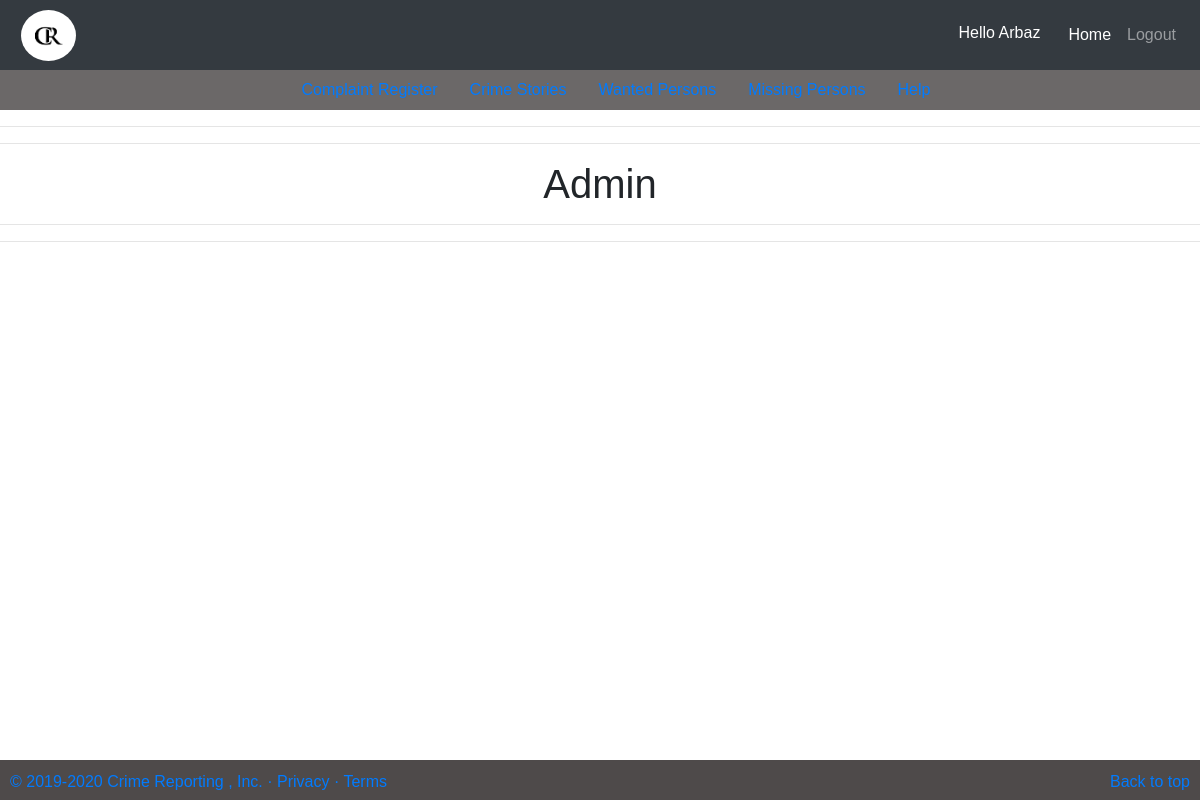
The app's page /app/Admin/ (signed in), older data.
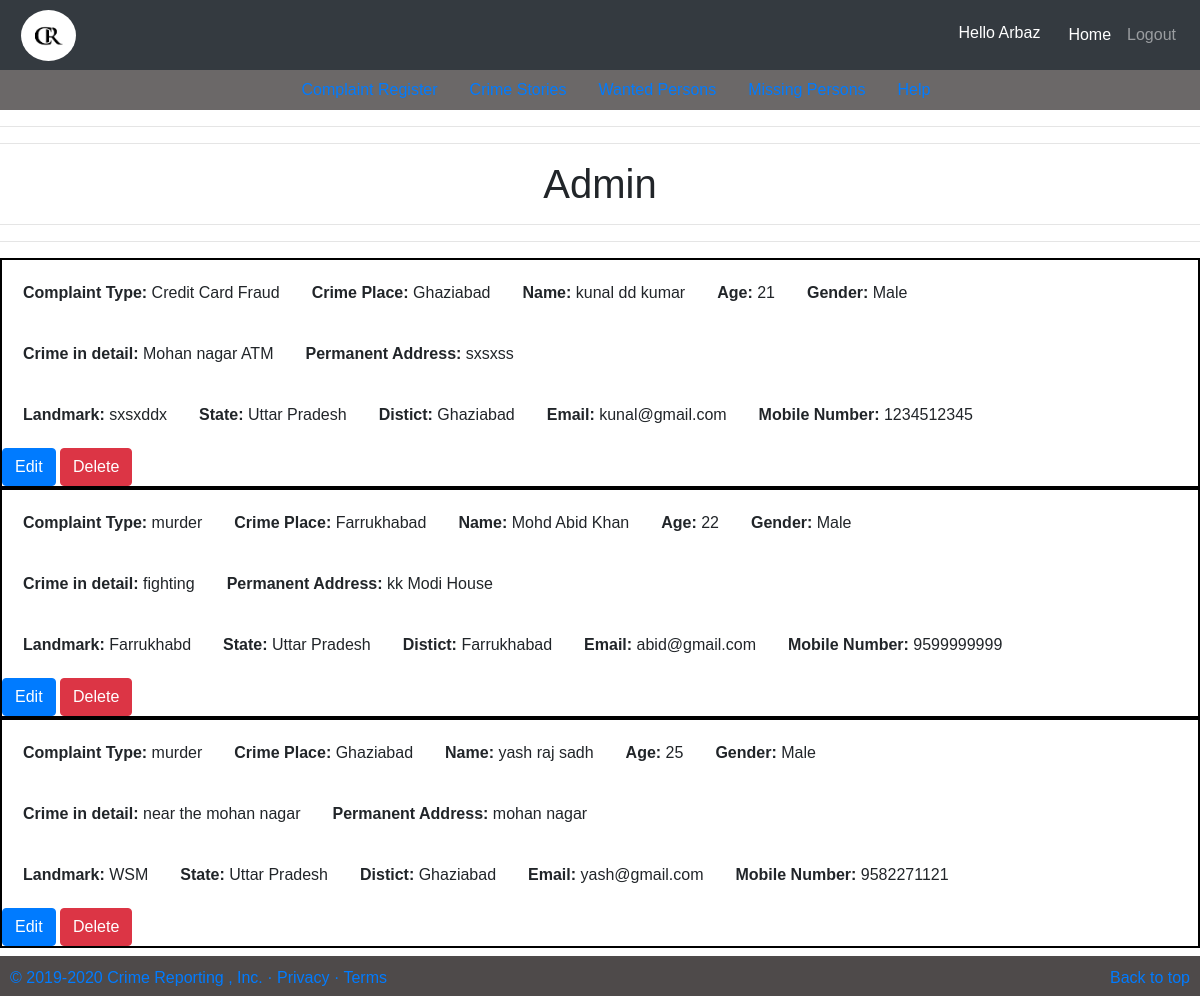
The same page, newer data.
### App/models.py (models this page shows, shortened)
class ComplaintRegister(models.Model):
    CATEGORY=(('Credit Card Fraud','Credit Card Fraud'),
            ('Fraud','Fraud'),
            ('Harassment','Harassment'),
            ('Kidnapping','Kidnapping'),
            ('Money Laundering','Money Laundering'),
            ('Murder','Murder'),
            ('Public Intoxication','Public Intoxication'),
            ('Rape','Rape'),
            ('Robbery','Robbery'),
            ('Sexual Assault','Sexual Assault'),
            ('Shoplifting','Shoplifting'),
            ('Statutory Rape','Statutory Rape'),
            ('Theft','Theft'),
            ('Wire Fraud','Wire Fraud'),
            ('Insurance Fraud','Insurance Fraud'),
            ('Identity Theft','Identity Theft'),
            ('Perjury','Perjury')
              )
    gender_category=(('Male','Male'),
                 ('Female','Female'),
                 ('Others','Others')
    )
    states_category=(('Andhra Pradesh','Andhra Pradesh'),
    ('Arunachal Pradesh','Arunachal Pradesh'),
    ('	Bihar','	Bihar'),
    ('Gujarat','Gujarat'),
    ('Haryana','Haryana'),
    ('Madhya Pradesh','Madhya Pradesh'),
    ('Punjab','Punjab'),
    ('Rajasthan','Rajasthan'),
    ('Telangana','Telangana'),
    ('Tamil Nadu','Tamil Nadu'),
    ('Rajasthan','Rajasthan'),
    ('Odisha','Odisha'),
    ('Uttar Pradesh','Uttar Pradesh'),
    ('	Uttarakhand','	Uttarakhand'))
    distict_place=(('Agra','Agra'),
    ('Aligarh','Aligarh'),
    ('	Allahabad','Allahabad'),
    ('Azamgarh','Azamgarh'),
    ('Chitrakoot','Chitrakoot'),
    ('Faizabad','Faizabad'),
    ('Gorakhpur','Gorakhpur'),
    ('Jhansi','Jhansi'),
    ('Kanpur ','Kanpur '),
    ('Lucknow','Lucknow'),
    ('Meerut','Meerut'),
    ('Mirzapur','Mirzapur'),
    ('Moradabad','Moradabad'),
    ('Varanasi','Varanasi'),
    ('Etawah','Etawah'),
    ('Ghaziabad	','Ghaziabad	'),
    ('Jaunpur','Jaunpur'),
    ('Kasganj','Kasganj'),
    ('Farrukhabad','Farrukhabad'),
    ('Shahdara','Shahdara'),
    ('	Central Delhi','Central Delhi'),
    ('New Delhi ','New Delhi '),
    ('South Delhi','South Delhi'),
    ('South West Delhi','South West Delhi'),
    ('Bareilly','Bareilly'),
    )
    complaint_type=models.CharField(max_length=100,choices=CATEGORY)
    crime_place=models.TextField()
    crime_in_detail=models.TextField(null=True)
    first_name=models.CharField(max_length=100)
    middle_name=models.CharField(max_length=100)
    last_name=models.CharField(max_length=100)
    age=models.CharField(max_length=3)
    gender=models.CharField(max_length=100,choices=gender_category)
    date_of_birth=models.CharField(max_length=200)
    email_id=models.EmailField()
    mobile_no=models.CharField(max_length=10)
    house_no=models.CharField(max_length=10)
    permanent_address=models.TextField()
    landmark=models.TextField()
    state=models.CharField(max_length=100,choices=states_category)
    distict_place=models.CharField(max_length=100,choices=distict_place)

### App/views.py (the view)
# urls.py: path("Admin/",views.Admin,name="Admin")
@login_required(login_url='/login')
def Admin(request):
    crimes=ComplaintRegister.objects.all()
    return render(request,"App/Admin.html",{"crimes":crimes})

### App/templates/App/Admin.html (shortened to what this page needs)
<!doctype html>
<html lang="en">
{% load static %}
<head>
    <link rel="stylesheet" href="https://stackpath.bootstrapcdn.com/bootstrap/4.5.2/css/bootstrap.min.css"
>
    <link rel="stylesheet" href="{% static 'App/css/logo.css'%}">
    <link rel="stylesheet" href="{% static 'App/css/home.css'%}">
    <link rel="stylesheet" href="{% static 'App/css/FirForm.css'%}">
    <link rel="stylesheet" href="{% static 'App/css/main.css'%}">
    <link rel="stylesheet" href="{% static 'App/css/LoginForm.css'%}">
</head>
<body>
    <nav class="navbar navbar-expand-lg navbar-dark bg-dark">
        <a class="navbar-brand" href="/"><img class="logo" src="{% static 'App/images/crr.jpg'%}"></a>
        <div class="collapse navbar-collapse" id="navbarNav">
            <ul class="nav navbar-nav ml-auto">
                <li class='username' class="nav-link" style="color:white; margin-top:6px; margin-right: 20px;">Hello
                    {{user.username}}</li>
                <li class="nav-item active">
                    <a class="nav-link" href="/Admin">Home <span class="sr-only">(current)</span></a>
                </li>
                <li class="nav-item">
                    <a class="nav-link" href="/logout/">Logout</a>
                </li>
            </ul>
        </div>
    </nav>
    <div class="navs_2">
        <ul class="nav justify-content-center">
            <li class="nav-item">
                <a class="nav-link active" href="#"></a>
            </li>
            <li class="nav-item">
                <a class="nav-link" href="/complaint_form/">Complaint Register</a>
            </li>
            <li class="nav-item">
                <a class="nav-link" href="/crime_stories/">Crime Stories</a>
            </li>
            <li class="nav-item">
                <a class="nav-link" href="/wanted/">Wanted Persons</a>
            </li>
            <li class="nav-item">
                <a class="nav-link" href="/missing/">Missing Persons</a>
            </li>
            <li class="nav-item">
                <a class="nav-link" href="/help/">Help</a>
            </li>
        </ul>
    </div>
    <hr>
    <hr>
    <h1 style="text-align: center;">Admin</h1>
    <hr>
    <hr>
    {% for i in crimes %}
    <div style="border: 2px solid black;" class="main_div">
        <div class="register_info">
            <div>
                <p><b>Complaint Type: </b>{{i.complaint_type}}</p>
                <p><b>Crime Place: </b>{{i.crime_place}}</p>
                <p><b>Name: </b>{{i.first_name}} {{i.middle_name}} {{i.last_name}}</p>
                <p><b>Age: </b>{{i.age}}</p>
                <p><b>Gender: </b>{{i.gender}}</p>
            </div>
            <div>
                <p><b>Crime in detail: </b>{{i.crime_in_detail}}</p>
                <p><b>Permanent Address: </b>{{i.permanent_address}}</p>
            </div>
            <div>
                <p><b>Landmark: </b>{{i.landmark}}</p>
                <p><b>State: </b>{{i.state}}</p>
                <p><b>Distict: </b>{{i.distict_place}}</p>
                <p><b>Email: </b>{{i.email_id}}</p>
                <p><b>Mobile Number: </b>{{i.mobile_no}}</p>
            </div>
        </div>
        <div class="action_btn">
            <button class="btn btn-primary  ">Edit</button>
            <button class="btn btn-danger ">Delete</button>
        </div>
    </div>
    {% endfor %}
</body>
<footer class="footer" role="navigation">
    <p class="float-right"><a href="#">Back to top</a></p>
    <p class="text-primary">© 2019-2020 Crime Reporting , Inc. · <a href="#">Privacy</a> · <a href="#">Terms</a></p>
</footer>
</html>

### App/static/App/css/logo.css (style rules this page uses)
.logo { width: 65px; height: 65px; padding: 7px 5px; border-radius: 40px; }
.footer { position: relative; bottom: -270px; left: 0; right: 0; height: 150px; padding-top: 50px; height: 200px; }
.navbar { height: 70px; }

### App/static/App/css/home.css (style rules this page uses)
.navs_2 { background-color: rgb(107, 104, 104); }

### App/static/App/css/main.css (style rules this page uses)
.footer { position: fixed; padding: 10px 10px 0px 10px; bottom: 0; width: 100%; height: 40px; background-color: rgb(78, 74, 74); }

### App/static/App/css/LoginForm.css (style rules this page uses)
* { marging: 0; padding: 0; font-family: sans-serif; }

### App/templates/App/Admin.html (style rules this page uses)
body { padding-bottom: 3rem; }
.register_info div { display: flex; flex-direction: row; margin: 5px; }
.register_info p { margin: 1rem; }

Row changes from the older to the newer data that the page shows:
added ComplaintRegister: complaint_type "Credit Card Fraud", crime_place "Ghaziabad", first_name "kunal", middle_name "dd", last_name "kumar", age "21", gender "Male", crime_in_detail "Mohan nagar ATM", permanent_address "sxsxss", landmark "sxsxddx", state "Uttar Pradesh", distict_place "Ghaziabad", email_id "kunal@gmail.com", mobile_no "1234512345"
added ComplaintRegister: complaint_type "murder", crime_place "Farrukhabad", first_name "Mohd", middle_name "Abid", last_name "Khan", age "22", gender "Male", crime_in_detail "fighting", permanent_address "kk Modi House", landmark "Farrukhabd", state "Uttar Pradesh", distict_place "Farrukhabad", email_id "abid@gmail.com", mobile_no "9599999999"
added ComplaintRegister: complaint_type "murder", crime_place "Ghaziabad", first_name "yash", middle_name "raj", last_name "sadh", age "25", gender "Male", crime_in_detail "near the mohan nagar", permanent_address "mohan nagar", landmark "WSM", state "Uttar Pradesh", distict_place "Ghaziabad", email_id "yash@gmail.com", mobile_no "9582271121"
